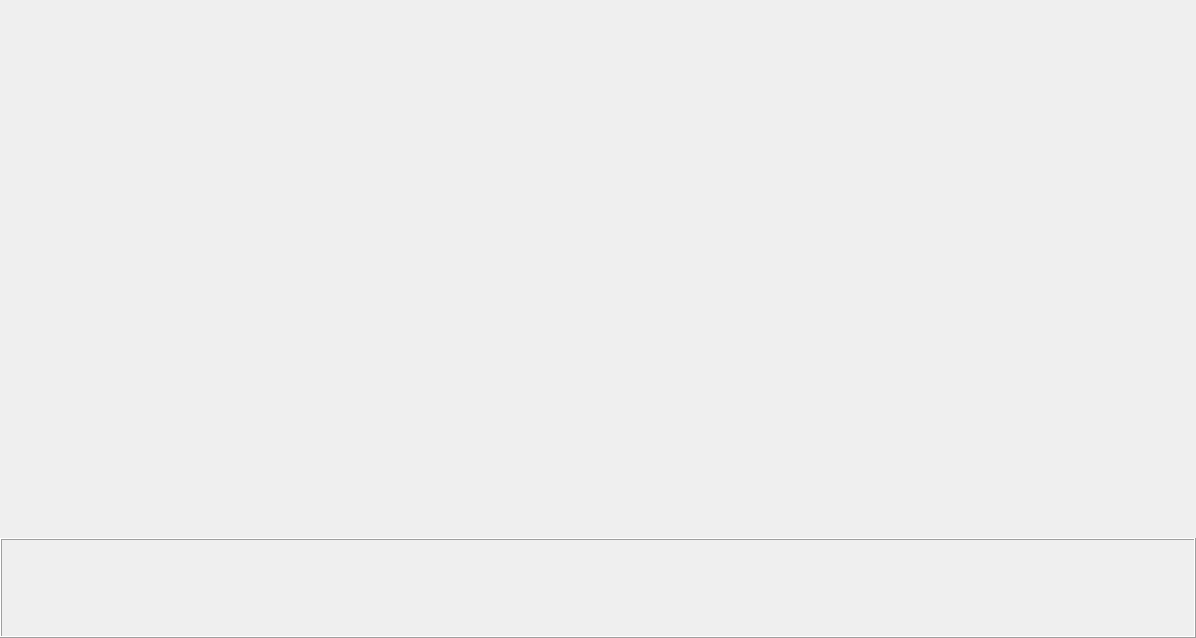
<?xml version="1.0" encoding="UTF-8"?>
<ui version="4.0">
 <class>MainWindow</class>
 <widget class="QMainWindow" name="MainWindow">
  <property name="geometry">
   <rect>
    <x>0</x>
    <y>0</y>
    <width>1196</width>
    <height>638</height>
   </rect>
  </property>
  <property name="windowTitle">
   <string>Tanki</string>
  </property>
  <widget class="QWidget" name="centralWidget">
   <layout class="QVBoxLayout" name="verticalLayout">
    <property name="spacing">
     <number>0</number>
    </property>
    <property name="leftMargin">
     <number>0</number>
    </property>
    <property name="topMargin">
     <number>0</number>
    </property>
    <property name="rightMargin">
     <number>0</number>
    </property>
    <property name="bottomMargin">
     <number>0</number>
    </property>
    <item>
     <widget class="QWidget" name="widget" native="true"/>
    </item>
    <item>
     <widget class="QFrame" name="frame">
      <property name="maximumSize">
       <size>
        <width>16777215</width>
        <height>100</height>
       </size>
      </property>
      <property name="frameShape">
       <enum>QFrame::Shape::Box</enum>
      </property>
      <property name="frameShadow">
       <enum>QFrame::Shadow::Raised</enum>
      </property>
     </widget>
    </item>
   </layout>
  </widget>
 </widget>
 <layoutdefault spacing="6" margin="11"/>
 <resources/>
 <connections/>
</ui>
